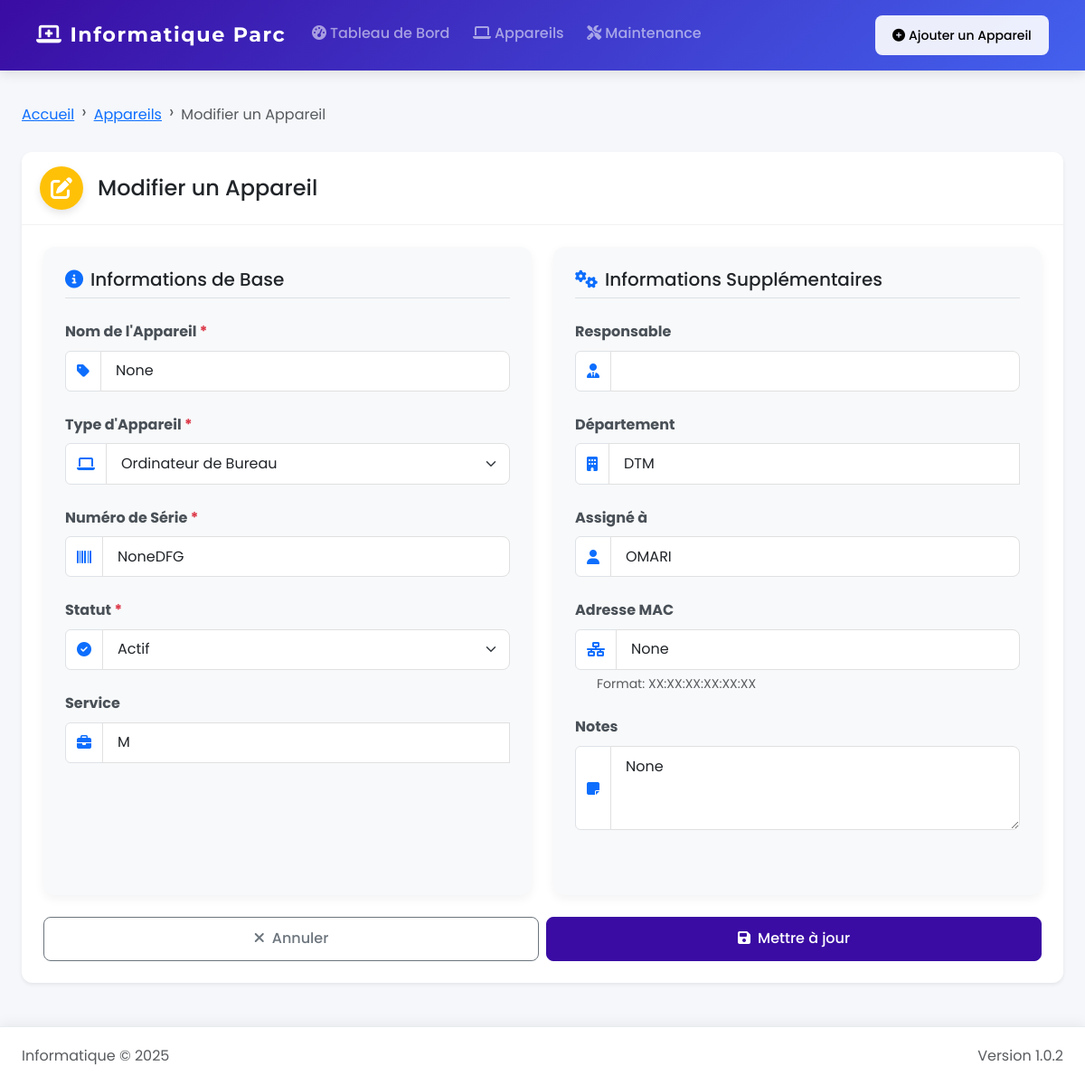
/edit_device/2, run on the app's committed database.
### app.py (models this page shows, shortened)
class Device(db.Model):
    id = db.Column(db.Integer, primary_key=True)
    name = db.Column(db.String(100), nullable=False)
    type = db.Column(db.String(50), nullable=False)
    serial_number = db.Column(db.String(100), nullable=False, unique=True)
    status = db.Column(db.String(20), default='actif')
    assigned_to = db.Column(db.String(100))
    service = db.Column(db.String(100))
    department = db.Column(db.String(100))
    mac_address = db.Column(db.String(17))
    notes = db.Column(db.Text)
    maintenance_records = db.relationship('MaintenanceRecord', backref='device', lazy=True, cascade="all, delete-orphan")

### app.py (the view, shortened to what this page needs)
@app.route('/edit_device/<int:device_id>', methods=['GET', 'POST'])
def edit_device(device_id):
    device = Device.query.get_or_404(device_id)
    return render_template('device_form.html', device=device)

### app.py (called while the page is built)
@app.context_processor
def utility_processor():
    return dict(now=datetime.now)

### templates/device_form.html (shortened to what this page needs)
{% extends "layout.html" %}
{% block content %}
<div class="container-fluid px-0">
    <nav aria-label="breadcrumb" class="mb-3">
        <ol class="breadcrumb">
            <li class="breadcrumb-item"><a href="{{ url_for('index') }}">Accueil</a></li>
            <li class="breadcrumb-item"><a href="{{ url_for('devices') }}">Appareils</a></li>
            <li class="breadcrumb-item active">{{ 'Modifier' if device.id else 'Ajouter' }} un Appareil</li>
        </ol>
    </nav>
    <div class="card shadow-sm border-0">
        <div class="card-header bg-gradient-light py-3">
            <h4 class="mb-0 d-flex align-items-center">
                <span class="icon-circle bg-{{ 'warning' if device.id else 'primary' }} text-white me-3">
                    <i class="fas fa-{{ 'edit' if device.id else 'plus-circle' }}"></i>
                </span>
                <span class="text-truncate">{{ 'Modifier' if device.id else 'Ajouter' }} un Appareil</span>
            </h4>
        </div>
        <div class="card-body p-4 p-md-4 p-sm-3 p-2">
            <form method="POST" action="{{ url_for('edit_device', device_id=device.id) if device.id else url_for('add_device') }}">
                <div class="row g-4 g-md-4 g-sm-3 g-2">
                    <div class="col-12 col-md-6">
                        <div class="card h-100 border-0 bg-light">
                            <div class="card-body">
                                <h5 class="card-title mb-4 pb-2 border-bottom">
                                    <i class="fas fa-info-circle me-2 text-primary"></i>Informations de Base
                                </h5>
                                <div class="mb-3 mb-md-4">
                                    <label for="name" class="form-label fw-bold">Nom de l'Appareil <span class="text-danger">*</span></label>
                                    <div class="input-group">
                                        <span class="input-group-text bg-white"><i class="fas fa-tag text-primary"></i></span>
                                        <input type="text" class="form-control" id="name" name="name" value="{{ device.name }}" required>
                                    </div>
                                </div>
                                <div class="mb-3 mb-md-4">
                                    <label for="type" class="form-label fw-bold">Type d'Appareil <span class="text-danger">*</span></label>
                                    <div class="input-group">
                                        <span class="input-group-text bg-white"><i class="fas fa-laptop text-primary"></i></span>
                                        <select class="form-select" id="type" name="type" required>
                                            <option value="ordinateur de bureau" {{ 'selected' if device.type == 'ordinateur de bureau' }}>Ordinateur de Bureau</option>
                                        </select>
                                    </div>
                                </div>
                                <div class="mb-3 mb-md-4">
                                    <label for="serial_number" class="form-label fw-bold">Numéro de Série <span class="text-danger">*</span></label>
                                    <div class="input-group">
                                        <span class="input-group-text bg-white"><i class="fas fa-barcode text-primary"></i></span>
                                        <input type="text" class="form-control" id="serial_number" name="serial_number" value="{{ device.serial_number }}" required>
                                    </div>
                                </div>
                                <div class="mb-3 mb-md-4">
                                    <label for="status" class="form-label fw-bold">Statut <span class="text-danger">*</span></label>
                                    <div class="input-group">
                                        <span class="input-group-text bg-white"><i class="fas fa-check-circle text-primary"></i></span>
                                        <select class="form-select" id="status" name="status" required>
                                            <option value="actif" {{ 'selected' if device.status == 'actif' }}>Actif</option>
                                        </select>
                                    </div>
                                </div>
                                <div class="mb-3 mb-md-4">
                                    <label for="service" class="form-label fw-bold">Service</label>
                                    <div class="input-group">
                                        <span class="input-group-text bg-white"><i class="fas fa-briefcase text-primary"></i></span>
                                        <input type="text" class="form-control" id="service" name="service" value="{{ device.service }}" list="services">
                                    </div>
                                </div>
                            </div>
                        </div>
                    </div>
                    <div class="col-12 col-md-6">
                        <div class="card h-100 border-0 bg-light">
                            <div class="card-body">
                                <h5 class="card-title mb-4 pb-2 border-bottom">
                                    <i class="fas fa-cogs me-2 text-primary"></i>Informations Supplémentaires
                                </h5>
                                <div class="mb-3 mb-md-4">
                                    <label for="owner" class="form-label fw-bold">Responsable</label>
                                    <div class="input-group">
                                        <span class="input-group-text bg-white"><i class="fas fa-user-tie text-primary"></i></span>
                                        <input type="text" class="form-control" id="owner" name="owner" value="{{ device.owner }}">
                                    </div>
                                </div>
                                <div class="mb-3 mb-md-4">
                                    <label for="department" class="form-label fw-bold">Département</label>
                                    <div class="input-group">
                                        <span class="input-group-text bg-white"><i class="fas fa-building text-primary"></i></span>
                                        <input type="text" class="form-control" id="department" name="department" value="{{ device.department }}" list="departments">
                                    </div>
                                </div>
                                <div class="mb-3 mb-md-4">
                                    <label for="assigned_to" class="form-label fw-bold">Assigné à</label>
                                    <div class="input-group">
                                        <span class="input-group-text bg-white"><i class="fas fa-user text-primary"></i></span>
                                        <input type="text" class="form-control" id="assigned_to" name="assigned_to" value="{{ device.assigned_to }}">
                                    </div>
                                </div>
                                <div class="mb-3 mb-md-4">
                                    <label for="mac_address" class="form-label fw-bold">Adresse MAC</label>
                                    <div class="input-group">
                                        <span class="input-group-text bg-white"><i class="fas fa-network-wired text-primary"></i></span>
                                        <input type="text" class="form-control" id="mac_address" name="mac_address" value="{{ device.mac_address }}" pattern="([0-9A-Fa-f]{2}[:-]){5}([0-9A-Fa-f]{2})" placeholder="XX:XX:XX:XX:XX:XX">
                                    </div>
                                    <div class="form-text ms-4 small">Format: XX:XX:XX:XX:XX:XX</div>
                                </div>
                                <div class="mb-3 mb-md-4">
                                    <label for="notes" class="form-label fw-bold">Notes</label>
                                    <div class="input-group">
                                        <span class="input-group-text bg-white"><i class="fas fa-sticky-note text-primary"></i></span>
                                        <textarea class="form-control" id="notes" name="notes" rows="3">{{ device.notes }}</textarea>
                                    </div>
                                </div>
                            </div>
                        </div>
                    </div>
                </div>
                <div class="d-flex flex-column flex-sm-row justify-content-end mt-4 gap-2">
                    <a href="{{ url_for('devices') }}" class="btn btn-outline-secondary mb-2 mb-sm-0 w-100 w-sm-auto">
                        <i class="fas fa-times me-1"></i> Annuler
                    </a>
                    <button type="submit" class="btn btn-primary w-100 w-sm-auto">
                        <i class="fas fa-save me-1"></i> {{ 'Mettre à jour' if device.id else 'Enregistrer' }}
                    </button>
                </div>
            </form>
        </div>
    </div>
</div>
{% endblock %}

### static/css/common-components.css (style rules this page uses)
.btn { border-radius: 0.375rem; font-weight: 500; }
.btn-primary { background-color: #0d6efd; border-color: #0d6efd; }
.card { border-radius: 0.5rem; border: 1px solid rgba(0, 0, 0, 0.125); }
.card-header { border-bottom: 1px solid rgba(0, 0, 0, 0.125); }
.form-label { font-weight: 500; margin-bottom: 0.25rem; }
.breadcrumb { background-color: transparent; padding: 0.75rem 0; }
.breadcrumb-item + .breadcrumb-item::before { content: "›"; font-size: 1.2rem; line-height: 1; vertical-align: middle; }

### static/css/style.css (style rules this page uses)
body { font-family: 'Roboto', sans-serif; background-color: #f8f9fa; color: #495057; line-height: 1.6; transition: background-color 0.3s ease; direction: ltr; }
.card { box-shadow: 0 4px 12px rgba(0, 0, 0, 0.08); margin-bottom: 1.5rem; border: none; border-radius: 0.5rem; transition: all 0.3s ease; overflow: hidden; }
.card-header { font-weight: bold; border-bottom: 1px solid rgba(0, 0, 0, 0.05); background-color: #fff; padding: 1rem 1.25rem; }
.card-body { padding: 1.5rem; }
.me-1 { margin-right: 0.25rem !important; margin-left: 0 !important; }
.me-2 { margin-right: 0.5rem !important; margin-left: 0 !important; }
.btn { border-radius: 0.375rem; font-weight: 500; padding: 0.5rem 1rem; transition: all 0.3s ease; position: relative; overflow: hidden; }
.form-label { font-weight: 500; margin-bottom: 0.5rem; color: #495057; }
.form-control, .form-select { border: 1px solid #ced4da; border-radius: 0.375rem; padding: 0.5rem 0.75rem; transition: all 0.3s ease; }
.form-control::placeholder { color: #adb5bd; }
body { font-family: 'Segoe UI', Tahoma, Geneva, Verdana, sans-serif; min-height: 100vh; display: flex; flex-direction: column; }

### templates/layout.html (style rules this page uses)
:root { --primary-color: #3a0ca3; --secondary-color: #4361ee; --accent-color: #4895ef; --success-color: #2ec4b6; --warning-color: #ff9f1c; --danger-color: #e71d36; --info-color: #4cc9f0; --light-color: #f8f9fa; --dark-color: #212529; --body-bg: #f5f7fa; }
body { font-family: 'Poppins', sans-serif; background-color: var(--body-bg); min-height: 100vh; display: flex; flex-direction: column; overflow-x: hidden; }
.container-fluid { max-width: 1400px; padding: 0 1.5rem; }
.card { border: none; border-radius: 12px; box-shadow: 0 4px 12px rgba(0, 0, 0, 0.05); transition: all 0.3s ease; overflow: hidden; }
.icon-circle { width: 48px; height: 48px; border-radius: 50%; display: flex; align-items: center; justify-content: center; box-shadow: 0 4px 8px rgba(0, 0, 0, 0.1); }
.form-control, .form-select { border-radius: 8px; padding: 0.6rem 1rem; border: 1px solid #e0e0e0; transition: all 0.3s ease; }
.btn { border-radius: 8px; padding: 0.6rem 1.2rem; font-weight: 500; transition: all 0.3s ease; }
.btn-primary { background-color: var(--primary-color); border-color: var(--primary-color); }
@media (hover: none) { .btn { padding: 0.7rem 1.2rem; } }

### data on the page
Device: name "None", serial_number "NoneDFG", service "M", department "DTM", assigned_to "OMARI", mac_address "None", notes "None"

### other printed values
{{ 'Modifier' if device.id else 'Ajouter' }} "Modifier"
{{ 'Mettre à jour' if device.id else 'Enregistrer' }} "Mettre à jour"
